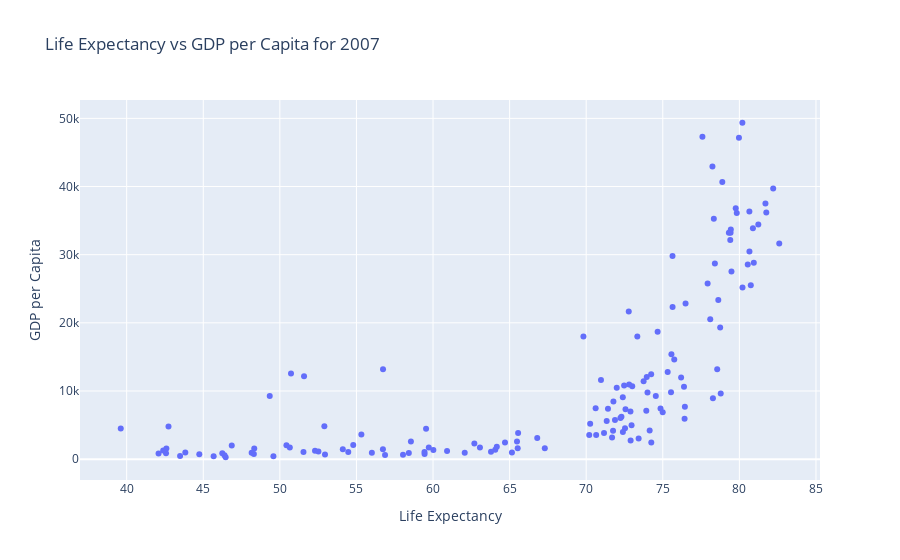

Notebook cell for this chart:
### Code cell
trace1 = go.Scatter(x = temp['lifeExp'] , y = temp['gdpPercap'] , mode='markers')
data = [trace1]
layout = go.Layout(title = 'Life Expectancy vs GDP per Capita for 2007' , xaxis = {'title' : 'Life Expectancy'} , yaxis = {'title' : 'GDP per Capita'})
fig = go.Figure(data, layout)
fig.show()

### Figure 1 — Plotly figure (JSON) as saved in the notebook; plotly's stock layout.template omitted (floating-point values rounded to 4 significant figures; data arrays with more than 128 entries replaced by an {"elided": "..."} marker saying what was removed)
{"data": [{"mode": "markers", "x": {"elided": "142 float values"}, "y": {"elided": "142 float values"}, "type": "scatter"}], "layout": {"title": {"text": "Life Expectancy vs GDP per Capita for 2007"}, "xaxis": {"title": {"text": "Life Expectancy"}}, "yaxis": {"title": {"text": "GDP per Capita"}}}}
